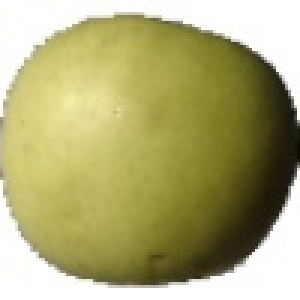
#> input picture fruits-360/Training/Apple Golden 3/289_100.jpg, 100 x 100 px (shown 3 times larger); its folder holds only this picture in this run
$ python LoadingDataset.py
#> lines starting #> are read from the running program, lines starting #| are printed output that depends on the picture
import glob
import cv2
import matplotlib.pyplot as plt

classification = []
data = []
for name in glob.glob('fruits-360/Training/*/*.jpg'):
    print(name)
    img = cv2.imread(name)
#> img is the input picture: shape (100, 100, 3); mean B, G, R 119, 171.5, 175.6
    # Invert the colors from BGR -> RGB
    img = cv2.cvtColor(img, cv2.COLOR_BGR2RGB)
    # Resize so there is enough memory
    img = cv2.resize(img, (50, 50))
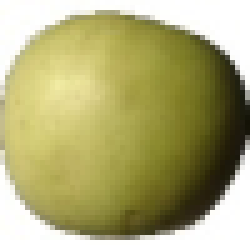
#> img: shape (50, 50, 3) (shown 5 times larger); mean R, G, B 175.7, 171.6, 119.2
    data.append(img)
    # Split the path string so it can be used in the
    name = name.lstrip("fruits-360/Training\ ")
    name = name.split("\r")[0]
    classification.append(name)
#> pass 2 of the loop `for name in glob.glob('fruits-360/Training/*/*.jpg'):`:
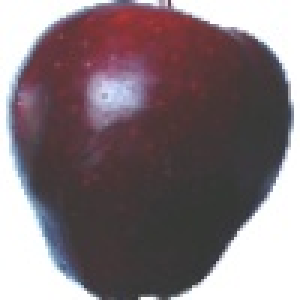
#> input picture fruits-360/Training/Apple Red Delicious/62_100.jpg, 100 x 100 px (shown 3 times larger)
#> img is the input picture: shape (100, 100, 3); mean B, G, R 121.2, 116.6, 130
#> `img = cv2.resize(img, (50, 50))`:
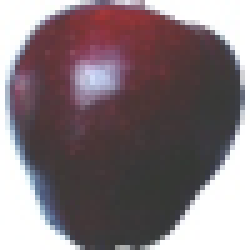
#> img: shape (50, 50, 3) (shown 5 times larger); mean R, G, B 130.1, 116.7, 121.3
#> pass 3 of the loop `for name in glob.glob('fruits-360/Training/*/*.jpg'):`:
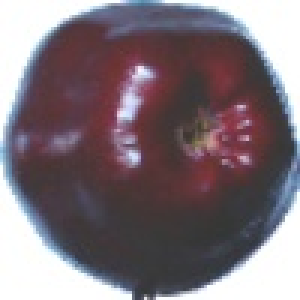
#> input picture fruits-360/Training/Apple Red Delicious/r_223_100.jpg, 100 x 100 px (shown 3 times larger)
#> img is the input picture: shape (100, 100, 3); mean B, G, R 120.9, 113.8, 126.3
#> `img = cv2.resize(img, (50, 50))`:
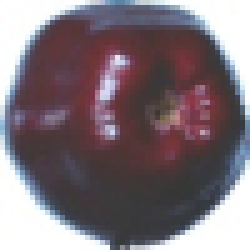
#> img: shape (50, 50, 3) (shown 5 times larger); mean R, G, B 126.4, 113.9, 121
#> the loop made 4 passes; the first 3 are shown

#> (the run stopped early here; a loop or call above may not have finished)
